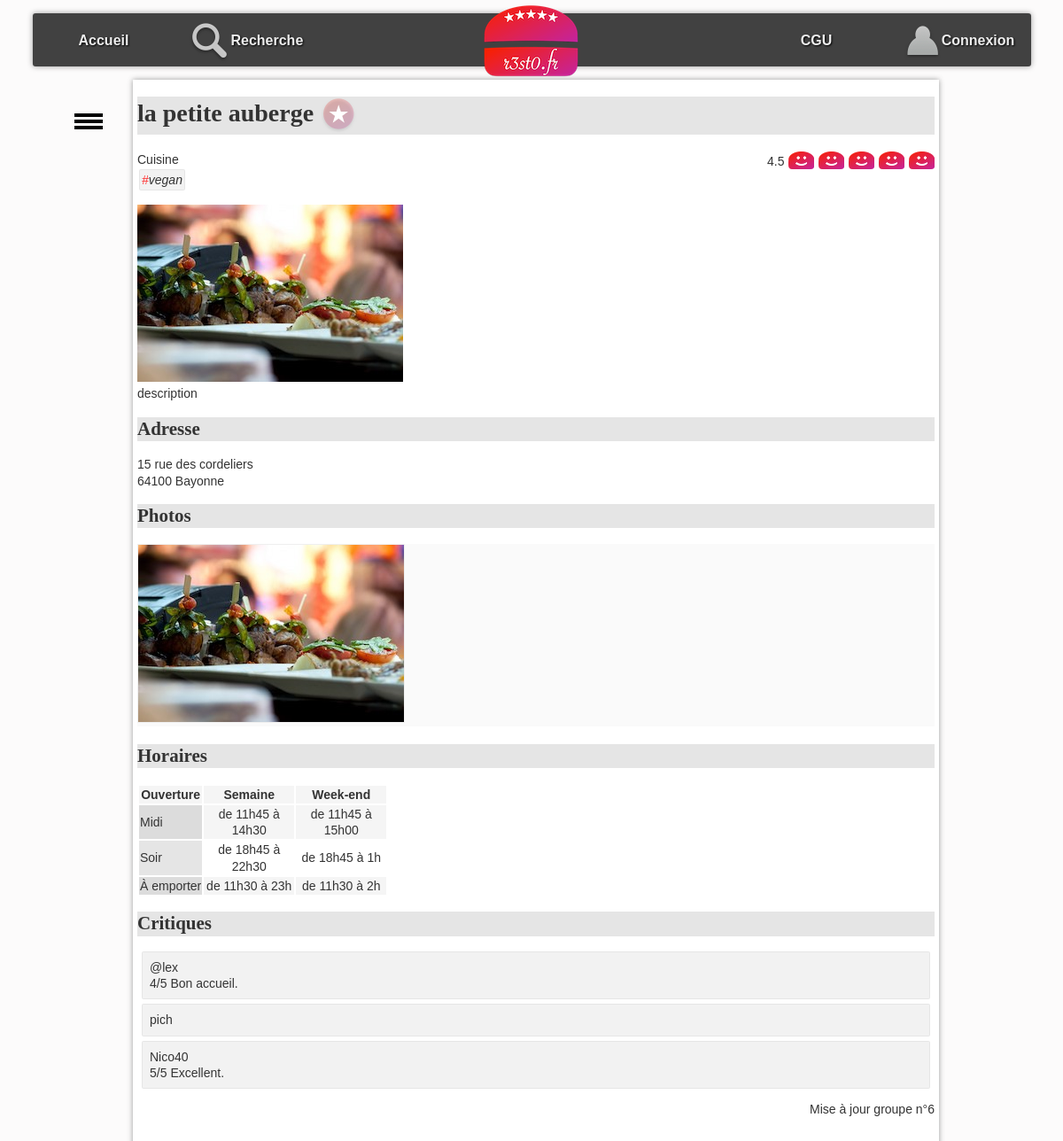
Page /?action=detail&idR=7 on the committed database.
### tables this page shows
CREATE TABLE resto (
  idR bigint(20) NOT NULL,
  nomR varchar(255) DEFAULT NULL,
  numAdrR varchar(20) DEFAULT NULL,
  voieAdrR varchar(255) DEFAULT NULL,
  cpR char(5) DEFAULT NULL,
  villeR varchar(255) DEFAULT NULL,
  latitudeDegR float DEFAULT NULL,
  longitudeDegR float DEFAULT NULL,
  descR text DEFAULT NULL,
  horairesR text DEFAULT NULL
);

CREATE TABLE typeCuisine (
  idTC bigint(20) NOT NULL,
  libelleTC varchar(255) DEFAULT NULL
);

CREATE TABLE photo (
  idP bigint(20) NOT NULL,
  cheminP varchar(255) DEFAULT NULL,
  idR bigint(20) DEFAULT NULL
);

CREATE TABLE critiquer (
  idR bigint(20) NOT NULL,
  note int(11) DEFAULT NULL,
  commentaire varchar(4096) DEFAULT NULL,
  idU bigint(20) NOT NULL
);

CREATE TABLE utilisateur (
  idU bigint(20) NOT NULL,
  mailU varchar(150) NOT NULL,
  mdpU varchar(255) DEFAULT NULL,
  pseudoU varchar(50) DEFAULT NULL
);

### index.php (called while the page is built, shortened)
<?php
require_once "getRacine.php";
require_once "$racine/includes/autoload.inc.php";
require_once "$racine/includes/authentification.inc.php";
if (isset($_GET["action"])){
    $action = $_GET["action"];
}
else{
    $action = "defaut";
}
$fichier = controleurPrincipal($action);
try{
    require_once "$racine/controleur/$fichier";
} catch (Throwable $e) {
    ajouterMessage($action." : ".$e->getMessage());
    $titre = "Erreur";
    require_once "$racine/vue/entete.html.php";
    require_once "$racine/vue/pied.html.php";
}

### includes/autoload.inc.php (called while the page is built, shortened)
<?php
function chargeurBaseEspacesDeNoms(string $className) {
    $fileName = __DIR__ . '/../';
    $fileName .= str_replace('\\', DIRECTORY_SEPARATOR, $className) . '.class.php';
}

### modele/dao/Bdd.class.php (called while the page is built, shortened)
<?php
class Bdd {
    private static ?PDO $pdo=null;
    private static $login = "root";
    private static $mdp = "";
    private static $bd = "resto2";
    private static $serveur = "localhost";
    private static $pdoOptions = array  (
        PDO::MYSQL_ATTR_INIT_COMMAND => "SET NAMES utf8"
        ,PDO::ATTR_ERRMODE => PDO::ERRMODE_EXCEPTION
                                        );
    public static function connecter() : ?PDO  {
        if (is_null(self::$pdo)) {
                self::$pdo = new PDO("mysql:host=".self::$serveur.";dbname=".self::$bd, self::$login, self::$mdp, self::$pdoOptions);
        }
        return self::$pdo;
    }
    public static function getConnexion() : ?PDO {
        return self::$pdo;
    }
}

### modele/dao/RestoDAO.class.php (called while the page is built, shortened)
<?php
class RestoDAO {
    public static function getOneById(int $id): ?Resto {
        $leResto = null;
        try {
            $requete = "SELECT * FROM resto WHERE idR = :idR";
            $stmt = Bdd::getConnexion()->prepare($requete);
            $stmt->bindParam(':idR', $id, PDO::PARAM_INT);
            $ok = $stmt->execute();
            if ($ok && $stmt->rowCount() > 0) {
                $enreg = $stmt->fetch(PDO::FETCH_ASSOC);
                $leResto = self::enregistrementVersObjet($enreg);
            }
        } catch (PDOException $e) {
            throw new Exception("Erreur dans la méthode " . get_called_class() . "::getOneById : <br/>" . $e->getMessage());
        }
        return $leResto;
    }
    private static function enregistrementVersObjet(array $enreg): Resto {
        $id = $enreg['idR'];
        $leResto = new Resto(
                $enreg['idR'], $enreg['nomR'], $enreg['numAdrR'], $enreg['voieAdrR'], $enreg['cpR'], $enreg['villeR'],
                $enreg['latitudeDegR'], $enreg['longitudeDegR'], $enreg['descR'], $enreg['horairesR']
        );
        $lesCritiques = CritiqueDAO::getAllByResto($id);
        $lesPhotos = PhotoDAO::getAllByResto($id);
        $lesTcProposes = TypeCuisineDAO::getAllProposesByIdR($id);
        $leResto->setLesTypesCuisineProposes($lesTcProposes);
        $leResto->setLesPhotos($lesPhotos);
        $leResto->setLesCritiques($lesCritiques);
        return $leResto;
    }
}

### modele/dao/CritiqueDAO.class.php (called while the page is built, shortened)
<?php
class CritiqueDAO {
    public static function getNoteMoyenneByIdR(int $idR): float {
        $retour = -1;
        try {
            $requete = "select avg(note) as moyenne from critiquer where idR=:idR";
            $stmt = Bdd::getConnexion()->prepare($requete);
            $stmt->bindParam(':idR', $idR, PDO::PARAM_INT);
            $ok = $stmt->execute();
            if ($ok && $stmt->rowCount() > 0) {
                $enreg = $stmt->fetch(PDO::FETCH_ASSOC);
                if (!is_null($enreg["moyenne"])){
                    $retour = $enreg["moyenne"];
                }
            }
        } catch (PDOException $e) {
            throw new Exception("Erreur dans la méthode " . get_called_class() . "::getNoteMoyenneByIdR : <br/>" . $e->getMessage());
        }
        return $retour;
    }
    public static function getAllByResto(int $idR): array {
        $lesObjets = array();
        try {
            $requete = "SELECT * FROM critiquer c"
                    . " INNER JOIN utilisateur u ON  c.idU = u.idU "
                    . " WHERE idR = :idR";
            $stmt = Bdd::getConnexion()->prepare($requete);
            $stmt->bindParam(':idR', $idR, PDO::PARAM_INT);
            $ok = $stmt->execute();
            if ($ok) {
                while ($enreg = $stmt->fetch(PDO::FETCH_ASSOC)) {
                    $user = new Utilisateur($enreg['idU'], $enreg['mailU'], $enreg['mdpU'], $enreg['pseudoU']);
                    $lesObjets[] = new Critique($enreg['note'], $enreg['commentaire'], $user);
                }
            }
        } catch (PDOException $e) {
            throw new Exception("Erreur dans la méthode " . get_called_class() . "::getAllByResto : <br/>" . $e->getMessage());
        }
        return $lesObjets;
    }
}

### modele/dao/PhotoDAO.class.php (called while the page is built, shortened)
<?php
class PhotoDAO {
    public static function getAllByResto(int $idR): array {
        $lesObjets = array();
        try {
            $requete = "SELECT * FROM photo WHERE idR = :idR";
            $stmt = Bdd::getConnexion()->prepare($requete);
            $stmt->bindParam(':idR', $idR, PDO::PARAM_INT);
            $ok = $stmt->execute();
            if ($ok) {
                while ($enreg = $stmt->fetch(PDO::FETCH_ASSOC)) {
                    $lesObjets[] = new Photo($enreg['idP'], $enreg['cheminP']);
                }
            }
        } catch (PDOException $e) {
            throw new Exception("Erreur dans la méthode " . get_called_class() . "::getAllByResto : <br/>" . $e->getMessage());
        }
        return $lesObjets;
    }
}

### modele/dao/TypeCuisineDAO.class.php (called while the page is built, shortened)
<?php
class TypeCuisineDAO {
    public static function getAllProposesByIdR(int $idR) : array {
        $lesObjets = array();
        try {
            $requete = "select typeCuisine.* from typeCuisine inner join proposer on typeCuisine.idTC = proposer.idTC where proposer.idR = :idR";
            $stmt = Bdd::getConnexion()->prepare($requete);
            $stmt->bindParam(':idR', $idR, PDO::PARAM_INT);
            $ok = $stmt->execute();
            if ($ok) {
                while ($enreg = $stmt->fetch(PDO::FETCH_ASSOC)) {
                    $lesObjets[] = new TypeCuisine($enreg['idTC'], $enreg['libelleTC']);
                }
            }
        } catch (PDOException $e) {
            throw new Exception("Erreur dans la méthode " . get_called_class() . "::getAllProposesByIdR : <br/>" . $e->getMessage());
        }
        return $lesObjets;
    }
}

### modele/metier/Resto.class.php (called while the page is built, shortened)
<?php
class Resto {
    private int $idR;
    private ?string $nomR;
    private ?string $numAdr;
    private ?string $voieAdr;
    private ?string $cpR;
    private ?string $villeR;
    private ?string $descR;
    private ?string $horairesR;
    private array $lesPhotos;
    private array $lesCritiques;
    private array $lesTypesCuisineProposes;
    function __construct(int $idR, string $nomR, ?string $numAdr, ?string $voieAdr, ?string $cpR, ?string $villeR, ?float $latitudeDegR, ?float $longitudeDegR, ?string $descR, ?string $horairesR) {
        $this->idR = $idR;
        $this->nomR = $nomR;
        $this->numAdr = $numAdr;
        $this->voieAdr = $voieAdr;
        $this->cpR = $cpR;
        $this->villeR = $villeR;
        $this->descR = $descR;
        $this->horairesR = $horairesR;
        $this->lesCritiques = array();
        $this->lesPhotos = array();
        $this->lesTypesCuisineProposes = array();
    }
    function getIdR(): int {
        return $this->idR;
    }
    function getNomR(): ?string {
        return $this->nomR;
    }
    function getNumAdr(): ?string {
        return $this->numAdr;
    }
    function getVoieAdr(): ?string {
        return $this->voieAdr;
    }
    function getCpR(): ?string {
        return $this->cpR;
    }
    function getVilleR(): ?string {
        return $this->villeR;
    }
    function getDescR(): ?string {
        return $this->descR;
    }
    function getHorairesR(): ?string {
        return $this->horairesR;
    }
    function getLesPhotos(): array {
        return $this->lesPhotos;
    }
    function getLesCritiques(): array {
        return $this->lesCritiques;
    }
    function getLesTypesCuisineProposes(): array {
        return $this->lesTypesCuisineProposes;
    }
    function setLesPhotos(array $lesPhotos): void {
        $this->lesPhotos = $lesPhotos;
    }
    function setLesCritiques(array $lesCritiques): void {
        $this->lesCritiques = $lesCritiques;
    }
    function setLesTypesCuisineProposes(array $lesTypesCuisineProposes): void {
        $this->lesTypesCuisineProposes = $lesTypesCuisineProposes;
    }
}

### includes/authentification.inc.php (called while the page is built, shortened)
<?php
function getIdULoggedOn(): int {
    if (isLoggedOn()) {
        $ret = intval($_SESSION["idU"]);
    } else {
        $ret = 0;
    }
    return $ret;
}
function isLoggedOn(): bool {
    $ret = false;
    return $ret;
}

### modele/dao/AimerDAO.class.php (called while the page is built, shortened)
<?php
class AimerDAO {
    public static function estAimeById(int $idU, int $idR): bool {
        $retour = false;
        try {
            $requete = "SELECT * FROM aimer WHERE idR=:idR AND idU=:idU";
            $stmt = Bdd::getConnexion()->prepare($requete);
            $stmt->bindParam(':idU', $idU, PDO::PARAM_INT);
            $stmt->bindParam(':idR', $idR, PDO::PARAM_INT);
            $ok = $stmt->execute();
        } catch (PDOException $e) {
            throw new Exception("Erreur dans la méthode " . get_called_class() . "::estAimeByIdU : <br/>" . $e->getMessage());
        }
        return $retour;
    }
}

### vue/vueDetailResto.php (the view, shortened to what this page needs)
<h1><?= $unResto->getNomR(); ?>
    <?php if ($aimer != false) { ?>
        <a href="./?action=aimer&idR=<?= $unResto->getIdR(); ?>" ><img class="aimer" src="images/aime.png" alt="j'aime ce restaurant"></a>
    <?php } else { ?>
        <a href="./?action=aimer&idR=<?= $unResto->getIdR(); ?>" ><img class="aimer" src="images/aimepas.png" alt="je n'aime pas encore ce restaurant"></a>
    <?php } ?>
</h1>
<span id="note">
    <?php echo "$noteMoyen"?>
    <?php for ($i = 1; $i <= 5; $i++) { ?>
        <a class="aimer" href="./?action=noter&note=<?= $i ?>&idR=<?= $unResto->getIdR(); ?>" >
            <?php if ($i <= $noteMoy) { ?>
                <img class="note" src="images/like.png" alt="">
            <?php } else {
                ?>
                <img class="note" src="images/neutre.png" alt="line neutre">
            <?php } ?>
        </a>
    <?php } ?>
</span>
<section>
    Cuisine <br />
    <ul id="tagFood">
        <?php
        foreach ($lesTypesCuisine as $leTC) {
            ?>
            <li class="tag"><span class="tag">#</span><?= $leTC->getLibelleTC() ?></li>
            <?php }
        ?>
    </ul>
</section>
<p id="principal">
    <?php
    if (count($lesPhotos) > 0) {
        $laPhoto = $lesPhotos[0];
        ?>
        <img src="photos/<?= $laPhoto->getCheminP() ?>" alt="photo du restaurant" />
    <?php } ?>
    <br />
    <?= $unResto->getDescR(); ?>
</p>
<h2 id="adresse">
    Adresse
</h2>
<p>
    <?= $unResto->getNumAdr(); ?>
    <?= $unResto->getVoieAdr(); ?><br />
    <?= $unResto->getCpR(); ?>
    <?= $unResto->getVilleR(); ?>
</p>
<h2 id="photos">
    Photos
</h2>
<ul id="galerie">
    <?php
    foreach ($lesPhotos as $laPhoto) {
        ?>
        <li> <img class="galerie" src="photos/<?= $laPhoto->getCheminP() ?>" alt="" /></li>
        <?php
    }
    ?>
</ul>
<h2 id="horaires">
    Horaires
</h2>
<?= $unResto->getHorairesR(); ?>
<h2 id="crit">Critiques</h2>
<ul id="critiques">
    <?php
    foreach ($critiques as $uneCritique) {
        ?>
        <li>
            <span>
                <?= $uneCritique->getLeUtilisateur()->getPseudoU() ?>
            </span>
            <div>
                <span>
                    <?php
                    if ($uneCritique->getNote()) {
                        ?>
                        <?= $uneCritique->getNote() ?>/5
                        <?php
                    }
                    ?>
                </span>
                <span><?= $uneCritique->getCommentaire() ?> </span>
            </div>
        </li>
    <?php } ?>
</ul>

### css/base.css (style rules this page uses)
:root { --largeurPage: 900px; --largeurMenuCont : 200px; --margeCalc: calc((100% - var(--largeurPage)) / 2); --margeMenuHaut : 15px; --hauteurMenuGene:60px; --coulA1:#5A7694; --coulA2:#D7E5ED; --coulB1:#566459; --coulB2:#90974A; --coulC:#CDBCA0; --fondC:#fcfbfb; --padding_cote:5px; }
body { font-family: Arial; color : #333; font-size : 14px; line-height : 1.3; scroll-behavior: smooth; background-color : var(--fondC); }
a.aimer { text-decoration: none; }

### css/cgu.css (style rules this page uses)
h1,h2,h3,h4 { font-family: Futura; background-color : rgba(0,0,0,0.1); }
td.cell { text-align : center; width : 100px; }
td.label { background-color : rgba(0,0,0,0.1); }
tr:nth-child(odd) { background-color : rgb(245,245,245); }

### css/corps.css (style rules this page uses)
#tagFood { display:inline-block; padding-left : 0px; font-style: italic; margin : 0px; }
li.tag { display:inline-block; border:1px solid rgba(0,0,0,0.05); background-color:rgba(0,0,0,0.05); padding:2px; margin:2px; border-radius: 2px; }
span.tag { color:rgb(255,50,50); }
#galerie { margin-top : 0px; margin-bottom : 20px; padding-left : 0px; background-color : rgb(250,250,250); }
#galerie li { display : inline-block; }
img.note { padding-left : 1px; vertical-align : sub; }
img.galerie { border:1px solid rgb(239,239,239); }
#note { float : right; }
img.aimer { vertical-align : middle; }
#critiques { list-style-type : none; padding-left : 0px; }
#critiques>li { border:1px solid rgba(0,0,0,0.05); background-color:rgba(0,0,0,0.05); padding:8px; margin:5px; border-radius: 2px; }

### rows in the picture
resto: nomR "la petite auberge", descR "description", numAdrR "15", voieAdrR "rue des cordeliers", cpR "64100", villeR "Bayonne", horairesR "Ouverture Semaine Week-end Midi de 11h45 à 14h30 de 11h45 à 15h00 Soir de 18h45 à 22h30 de 18h45 à 1h À emporter de 11h30 à 23h de 11h30 à 2h"
typecuisine: libelleTC "vegan"
photo: cheminP (picture)
critiquer: idU.pseudoU "@lex", note "4", commentaire "Bon accueil."
critiquer: idU.pseudoU "pich"
critiquer: idU.pseudoU "Nico40", note "5", commentaire "Excellent."

### other values in the picture
$noteMoyen "4.5"
